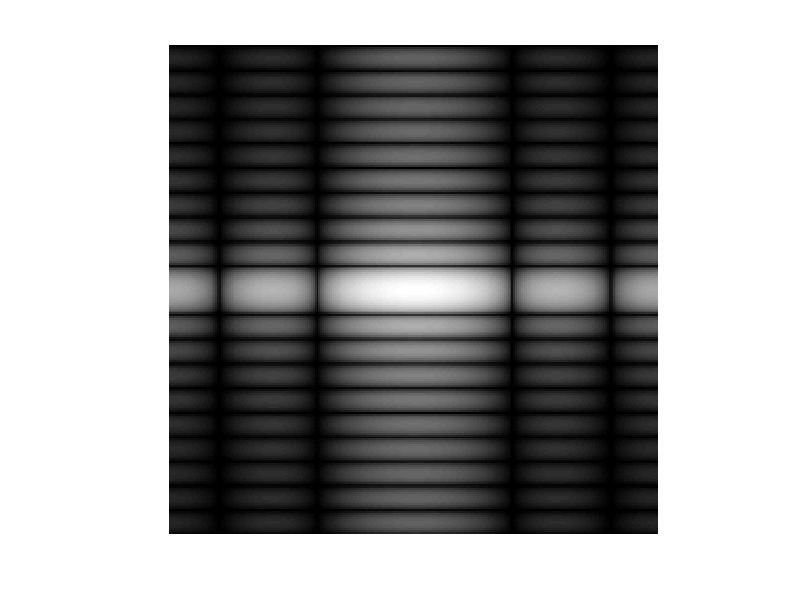

This chart was generated by the following MATLAB code: (Note: this script raises an error after producing the figure.)
%% 1 How to compute and didsplay a fourier spectrum

% Create a black 30x30 image. 
f = zeros(30,30);
% Produce a white rectangle. 
f(5:24,13:17) = 1;
imshow(f,'InitialMagnification','fit')	 

% Calculate the 2D DFT. There are real and 
% imaginary parts to F, so use abs to compute
% the magnitude.
F = fft2(f); F2 = abs(F);
imshow(F2,[],'InitialMagnification','fit')	 

% To create finer sampling of the FFT, you can 
% add zeros to f. Also note we use a power of
% 2, which improves computational efficiency. 
F = fft2(f,256,256); F2 = abs(F);
imshow(F2,[],'InitialMagnification','fit')	 

% The zero-frequency coefficient is displayed
% in the upper left corner. To display in the 
% center, you can use the function fftshift. 
F2 = fftshift(F); F2 = abs(F2);
imshow(F2,[],'InitialMagnification','fit')	 

% When using the FFT, high peaks can hide 
% detail. Reduce contrast by log compression. 
F2 = log(1+F2);
imshow(F2,[],'InitialMagnification','fit')	 

%% 2 Frequency domain versions of various spatial filter types

% Create spatial filtered image 
f = imread('US_contrast_agent.jpg');
h = fspecial('sobel');
sfi = imfilter(double(f),h,0,'conv');
imshow(sfi,[]);
 	 
% abs function gets correct magnitude
% when used on complex numbers 
sfim = abs(sfi); imshow(sfim,[]);	
 	 
% Threshold into a binary image 
imshow(sfim > 0.1*max(sfim(:)));


% Create frequency filtered image
f = imread('US_contrast_agent.jpg');
h = fspecial('sobel');
PQ = paddedsize(size(f));
F = fft2(double(f),PQ(1),PQ(2)); 
H = fft2(double(h),PQ(1),PQ(2));
F_fH = H.*F; ffi = ifft2(F_fH);
ffi = ffi(2:size(f,1)+1,2:size(f,2)+1);
imshow(ffi,[])

% abs function gets correct magnitude 
% when used on complex numbers 
ffim = abs(ffi); imshow(ffim,[]);

% Threshold into a binary image 
imshow(ffim > 0.1*max(ffim(:)));

%% 3 Frequency domain specific filters

% Lowpass
% Load digital image
mri = imread('Brain_MRI_noise.tif'); 
mri = double(mri);
figure, imshow(mri,[],'InitialMagnification','fit')
 
% Zeropad the spatial image 
PQ = paddedsize(size(mri));
 
% Create a GLPF with 5.0% bandwidth of the DFT
D0 = 0.05*PQ(1);
H = lpfilter('gaussian',PQ(1),PQ(2),D0);
 
% Calculate the discrete Fourier transform of the image
F = fft2(mri,size(H,1),size(H,2)); 
 
% Apply lowpass filter to the Fourier spectrum of the image 
LPFS_mri = H.*F; 
 
% Transform result to the spatial domain 
LPF_mri = real(ifft2(LPFS_mri));
 
% Crop the image to undo padding 
LPF_mri = LPF_mri(1:size(mri,1),1:size(mri,2));
 
% Display the blurred image 
figure, imshow(LPF_mri,[],'InitialMagnification','fit')
 
% Display the Fourier spectrum after centering
Fc = fftshift(F); Fcf = fftshift(LPFS_mri); 
S1 = log(1+abs(Fc)); S2 = log(1+abs(Fcf)); 
figure, imshow(S1,[],'InitialMagnification','fit')
figure, imshow(S2,[],'InitialMagnification','fit')


% highpass
% Load digital image
mri = imread('Brain_MRI_noise.tif'); 
mri = double(mri);
figure, imshow(mri,[],'InitialMagnification','fit')
 
% Zeropad the spatial image 
PQ = paddedsize(size(mri));
 
% Create a GHPF with a 5.0% bandwidth of the Fourier transform
D0 = 0.05*PQ(1);
H = 1-lpfilter('gaussian',PQ(1),PQ(2),D0);
 
% Calculate the discrete Fourier transform of the image
F = fft2(double(mri),size(H,1),size(H,2)); 
 
% Apply the highpass filter to the Fourier spectrum of the image 
HPFS_mri = H.*F; 
 
% Transform result to the spatial domain 
HPF_mri = real(ifft2(HPFS_mri));
 
% Crop the image to undo padding 
HPF_mri = HPF_mri(1:size(mri,1),1:size(mri,2));
 
% Display the blurred image 
figure, imshow(HPF_mri,[],'InitialMagnification','fit')
 
% Display the Fourier spectrum after centering. Use abs to compute 
% the magnitude and log to brighten display 
Fc = fftshift(F); Fcf = fftshift(HPFS_mri); 
S1 = log(1+abs(Fc)); S2 = log(1+abs(Fcf)); 
figure, imshow(S1,[],'InitialMagnification','fit')
figure, imshow(S2,[],'InitialMagnification','fit') 


% notch
% Load and display the original digital image
img = imread('Mammo_BCa.tif'); img = double(img);
figure, imshow(img,[],'InitialMagnification','fit')
 
% Generate periodic noise and display the noisy image
noise = zeros(size(img));
for i = 1:size(img,2)
    noise(:,i) = mean(img(:))*sin((0:size(img,1)-1) ...
        /size(img,1)*200*pi); 
end
imgn = img + noise;
figure, imshow(imgn,[],'InitialMagnification','fit')
 
% Determine padding for Fourier transform 
PQ = paddedsize(size(imgn));
 
% Calculate the DFT of the original and noisy images
FO = fft2(img,PQ(1),PQ(2));
Fo = fftshift(FO); So = log(1+abs(Fo));
figure, imshow(So,[],'InitialMagnification','fit') 
 
FN = fft2(imgn,PQ(1),PQ(2));
Fn = fftshift(FN); Sn = log(1+abs(Fn)); 
figure, imshow(Sn,[],'InitialMagnification','fit') 
 
% Create notch filters corresponding to extra spectral bands
H1 = ones(PQ(1),PQ(2)); H2 = H1;
H1(190:210,:) = 0; H2(815:835,:) = 0; 
 
% Apply the notch filters to the noisy image 
FN_FILT = FN.*H1.*H2; 
Fn_filt = fftshift(FN_FILT);
Sf = log(1+abs(Fn_filt)); 
figure, imshow(Sf,[],'InitialMagnification','fit') 
 
% Convert the result to the spatial domain 
ImgFilt = real(ifft2(FN_FILT));
 
% Crop the image to undo padding 
ImgFilt = ImgFilt(1:size(imgn,1),1:size(imgn,2));
figure, imshow(uint8(ImgFilt),[],'InitialMagnification','fit')


%% 4 exercise

% Load and display the original digital image
img = imread('Xray_Bone_Noise.tif'); img = double(img);
figure, imshow(img,[],'InitialMagnification','fit')
title('Original image')

% Determine padding for Fourier transform 
PQ = paddedsize(size(img));
 
% Calculate the DFT of the noisy image
FN = fft2(img,PQ(1),PQ(2));
Fn = fftshift(FN); Sn = log(1+abs(Fn)); 
figure, imshow(Sn,[],'InitialMagnification','fit') 
title('Original image frequency')


% part A

% Create a GLPF with 5.0% bandwidth of the DFT
D0 = 0.05*PQ(1);
H = lpfilter('gaussian',PQ(1),PQ(2),D0);

% Apply lowpass filter to the Fourier spectrum of the image 
LPFS_bone = H.*FN; 

% Transform result to the spatial domain 
LPF_bone = real(ifft2(LPFS_bone));

% Crop the image to undo padding 
LPF_bone = LPF_bone(1:size(img,1),1:size(img,2));

% Display the blurred image 
figure, imshow(LPF_bone,[],'InitialMagnification','fit')
title('Solution to A')


% part B

% Create a GHPF with a 2.0% bandwidth of the Fourier transform
D0 = 0.02*PQ(1);
H = 1-lpfilter('gaussian',PQ(1),PQ(2),D0);

% Create a GLPF with 10.0% bandwidth of the DFT
D0 = 0.1*PQ(1);
H1 = lpfilter('gaussian',PQ(1),PQ(2),D0);

% Apply highpass+lowpass filter to the Fourier spectrum of the image 
LPFS_bone = H.*FN.*H1;
Fn_filt = fftshift(LPFS_bone);
Sf = log(1+abs(Fn_filt));
figure, imshow(Sf,[],'InitialMagnification','fit')
title('Filtered Frequency')

% Transform result to the spatial domain
LPF_bone = real(ifft2(LPFS_bone));

% Crop the image to undo padding
LPF_bone = LPF_bone(1:size(img,1),1:size(img,2));

% Display the highpass image
figure, imshow(LPF_bone,[],'InitialMagnification','fit')
title('Solution to B')
